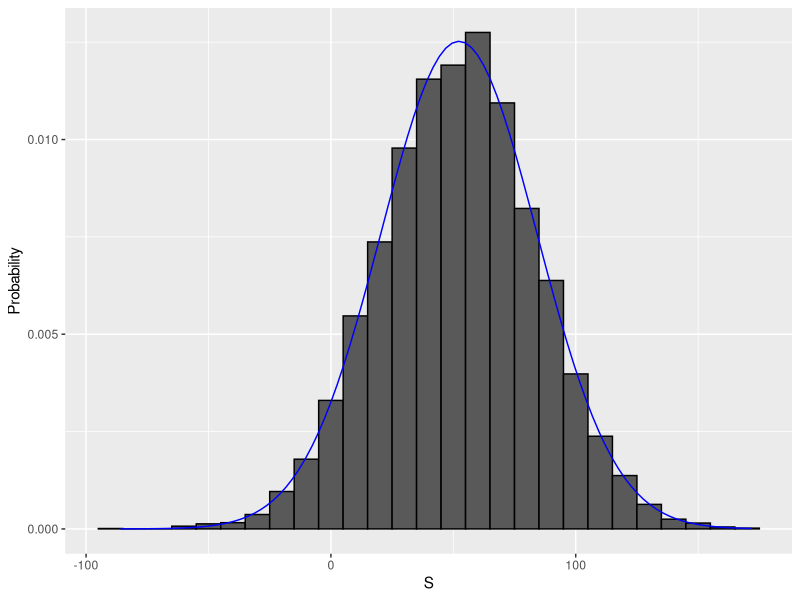

Here is the R script that generated this plot:
# IMPORTANT NOTE! If you use R 3.6 or later, you will need to use the command format set.seed(x, sample.kind = "Rounding") instead of set.seed(x). Your R version will be printed at the top of the Console window when you start RStudio.

########################################################################
## 3.1 Random Variables
########################################################################

# Code: Modeling a random variable
# define random variable x to be 1 if blue, 0 otherwise
beads <- rep(c("red", "blue"), times = c(2, 3))
x <- ifelse(sample(beads, 1) == "blue", 1, 0)

# demonstrate that the random variable is different every time
ifelse(sample(beads, 1) == "blue", 1, 0)
ifelse(sample(beads, 1) == "blue", 1, 0)
ifelse(sample(beads, 1) == "blue", 1, 0)

########################################################################
## 3.1 Sampling Models
########################################################################

# Monte Carlo simulation: Chance of casino losing money on roulette
# We build a sampling model for the random variable S that represents the casino's total winnings. 

# sampling model 1: define urn, then sample
color <- rep(c("Black", "Red", "Green"), c(18, 18, 2)) # define the urn for the sampling model
n <- 1000
X <- sample(ifelse(color == "Red", -1, 1), n, replace = TRUE)
X[1:10]

# sampling model 2: define urn inside sample function by noting probabilities
x <- sample(c(-1, 1), n, replace = TRUE, prob = c(9/19, 10/19))    # 1000 independent draws
S <- sum(x)    # total winnings = sum of draws
S

# We use the sampling model to run a Monte Carlo simulation and use the results to estimate the probability of the casino losing money.

n <- 1000    # number of roulette players
B <- 10000    # number of Monte Carlo experiments
S <- replicate(B, {
    X <- sample(c(-1,1), n, replace = TRUE, prob = c(9/19, 10/19))    # simulate 1000 spins
    sum(X)    # determine total profit
})

mean(S < 0)    # probability of the casino losing money

# We can plot a histogram of the observed values of S as well as the normal density curve based on the mean and standard deviation of S.

library(tidyverse)
s <- seq(min(S), max(S), length = 100)    # sequence of 100 values across range of S
normal_density <- data.frame(s = s, f = dnorm(s, mean(S), sd(S))) # generate normal density for S
data.frame (S = S) %>%    # make data frame of S for histogram
    ggplot(aes(S, ..density..)) +
    geom_histogram(color = "black", binwidth = 10) +
    ylab("Probability") +
    geom_line(data = normal_density, mapping = aes(s, f), color = "blue")

########################################################################
## exercise
########################################################################

# The variables 'green', 'black', and 'red' contain the number of pockets for each color
green <- 2
black <- 18
red <- 18

# Assign a variable `p_green` as the probability of the ball landing in a green pocket
p_green <- green / (green+black+red)

# Assign a variable `p_not_green` as the probability of the ball not landing in a green pocket
p_not_green <- 1-p_green

X <- sample(c(-1,17), n, replace = TRUE, prob = c(36/38,2/38))

# Calculate the expected outcome if you win $17 if the ball lands on green and you lose $1 if the ball doesn't land on green
17*p_green + -1*p_not_green

abs((17 - -1))*sqrt(p_green*p_not_green)

X <- sample(c(-1,17), 1000, replace = TRUE, prob = c(p_not_green,p_green))
S <- sum(X)

1000*(17*p_green + -1*p_not_green)

# Assign a variable `p_green` as the probability of the ball landing in a green pocket
p_green <- 2 / 38

# Assign a variable `p_not_green` as the probability of the ball not landing in a green pocket
p_not_green <- 1-p_green

# Define the number of bets using the variable 'n'
n <- 100

# Calculate 'avg', the expected outcome of 100 spins if you win $17 when the ball lands on green and you lose $1 when the ball doesn't land on green
avg <- n * (17*p_green + -1*p_not_green)

# Compute 'se', the standard error of the sum of 100 outcomes
se <- sqrt(n) * (17 - -1)*sqrt(p_green*p_not_green)

# Using the expected value 'avg' and standard error 'se', compute the probability that you win money betting on green 100 times.
1-pnorm(0, avg, se)

# 3
1/5
-0.25*(4/5) + 1*(1/5)
n<-44
c_ans<-1/5
in_ans<- 1-c_ans
se <- sqrt(n) * (1 - -0.25)*sqrt(c_ans*in_ans)

44*(-0.25*(in_ans) + 1*(c_ans))

n <- 44
X <- sample(c(-0.25,1), n, replace = TRUE, prob = c(in_ans,c_ans))
sum(X)

set.seed(21, sample.kind = "Rounding")
B<-10000
events <- replicate(B, 
                    sum(sample(c(-0.25,1), n, replace = TRUE, prob = c(in_ans,c_ans))))
mean(events>=8)

n<-44
c_ans<-1/4
in_ans<- 1-c_ans
44*(0*(in_ans) + 1*(c_ans))

p <- seq(0.25, 0.95, 0.05)
ev <- 44*(0*(1-p) + 1*(p))
ev>35

B<-10000
p <- seq(0.25, 0.95, 0.05)
length(p)
pp<-p[13]
events <- replicate(B, 
                    sum(sample(c(0,1), 44, replace = TRUE, prob = c(1-pp,pp))))
mean(events>=35)

#4
n<-1
c_ans<-5/38
in_ans<- 1-c_ans
se <- sqrt(n) * (6 - -1)*sqrt(c_ans*in_ans)
44*(-1*(in_ans) + 6*(c_ans))

n<-500
ev <- n*(-1*(in_ans) + 6*(c_ans))
se <- sqrt(n) * (6 - -1)*sqrt(c_ans*in_ans)

pnorm(0, ev, se)

n<-500
c_ans<-5/38
in_ans<- 1-c_ans
a<-sample(c(-1,6), n, replace = TRUE, prob = c(in_ans,c_ans))
mean(a) # wrong answer
sd(a)

B<-10000

events <- replicate(B, 
            mean(sample(c(-1,6), n, replace = TRUE, prob = c(in_ans,c_ans))))
mean(events) # wrong answer

c_ans<-5/38
in_ans<- 1-c_ans
n <- 500
B <- 10000
roulette_winnings <- function(n){
    X <- sample(c(-1,6), n, replace = TRUE, prob=c(c_ans, in_ans))
    mean(X)
}
S <- replicate(B, roulette_winnings(n))
mean(S)

set.seed(1, sample.kind = "Rounding")
B<-10000
n<-500
c_ans<-5/38
in_ans<- 1-c_ans
events <- replicate(B, 
                    mean(sample(c(-1,6), n, replace = TRUE, prob = c(in_ans,c_ans))))
mean(events)
set.seed(1, sample.kind = "Rounding")
sd(events)
se <- ((6 - -1)*sqrt(c_ans*in_ans)) / sqrt(n)